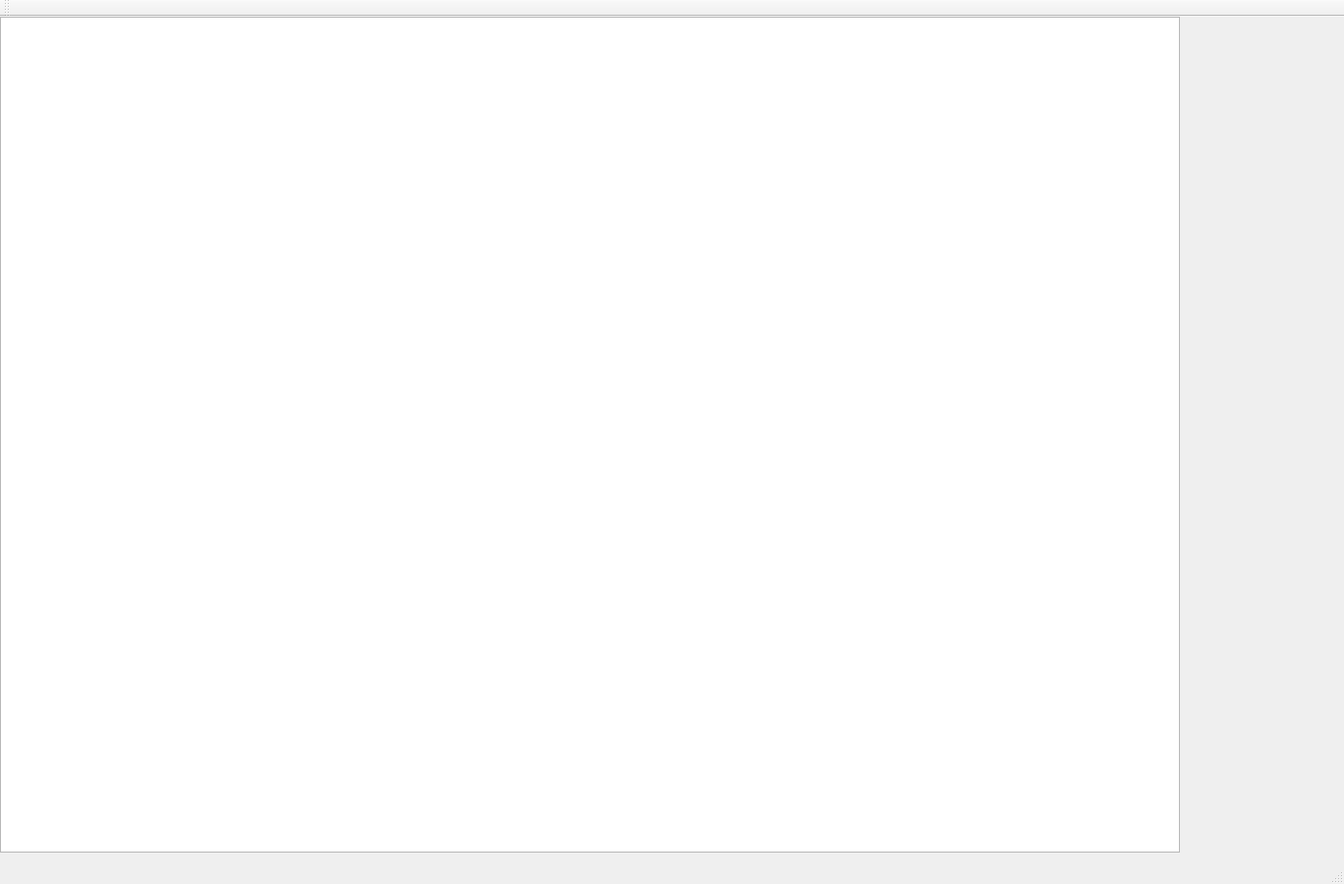
<?xml version="1.0" encoding="UTF-8"?>
<ui version="4.0">
 <class>MainWindow</class>
 <widget class="QMainWindow" name="MainWindow">
  <property name="geometry">
   <rect>
    <x>0</x>
    <y>0</y>
    <width>1368</width>
    <height>900</height>
   </rect>
  </property>
  <property name="focusPolicy">
   <enum>Qt::StrongFocus</enum>
  </property>
  <property name="windowTitle">
   <string>MainWindow</string>
  </property>
  <widget class="QWidget" name="centralWidget">
   <widget class="QGraphicsView" name="graphicsView">
    <property name="geometry">
     <rect>
      <x>0</x>
      <y>0</y>
      <width>1201</width>
      <height>851</height>
     </rect>
    </property>
    <property name="focusPolicy">
     <enum>Qt::NoFocus</enum>
    </property>
   </widget>
   <widget class="QLabel" name="label_3">
    <property name="geometry">
     <rect>
      <x>1260</x>
      <y>410</y>
      <width>67</width>
      <height>17</height>
     </rect>
    </property>
    <property name="text">
     <string/>
    </property>
   </widget>
  </widget>
  <widget class="QMenuBar" name="menuBar">
   <property name="geometry">
    <rect>
     <x>0</x>
     <y>0</y>
     <width>1368</width>
     <height>22</height>
    </rect>
   </property>
  </widget>
  <widget class="QToolBar" name="mainToolBar">
   <attribute name="toolBarArea">
    <enum>TopToolBarArea</enum>
   </attribute>
   <attribute name="toolBarBreak">
    <bool>false</bool>
   </attribute>
  </widget>
  <widget class="QStatusBar" name="statusBar"/>
 </widget>
 <layoutdefault spacing="6" margin="11"/>
 <resources/>
 <connections/>
</ui>
